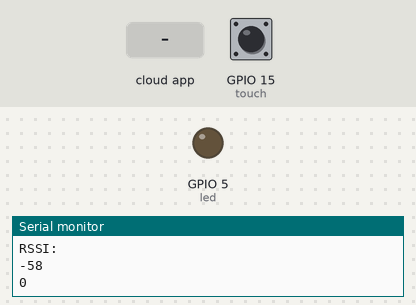
The sketch below on a simulated ESP32. Shown: output pins drawn as LEDs (lit = HIGH), the last lines printed to the serial monitor. Inputs (shaded band) come from the test bench; at power-on: GPIO 15 (touch) HIGH.

Above: at 2.7 s.
2.8 s: the phone or cloud app sets 1 to 1
At 4.7 s:
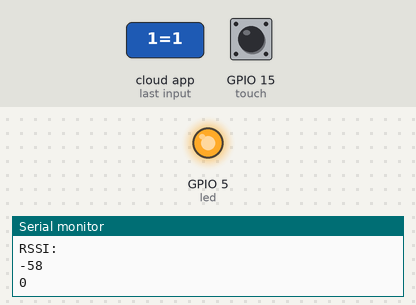
5.0 s: the phone or cloud app sets 1 to 0
At 6.3 s:
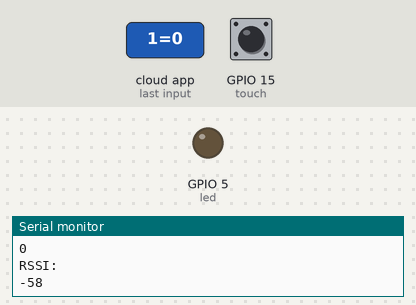
Timing chart, 0 to 8.0 s (numbered marks = the images above; inputs shaded):
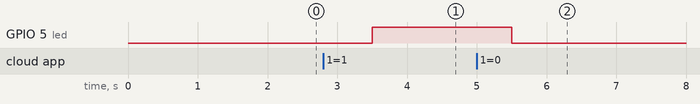

The sketch:

Cayenne_RSSI.ino
```cpp
#define CAYENNE_DEBUG
#define CAYENNE_PRINT Serial
#include <CayenneMQTTESP32.h>
#include <WiFi.h>

// WiFi network info.
char ssid[] = "Enter your Wifi SSID";
char wifiPassword[] = "Enter your Wifi password";

// Cayenne authentication info. This should be obtained from the Cayenne Dashboard.
char username[] = "Enter Cayenne username here";
char password[] = "Enter Cayenne password here";
char clientID[] = "Enter Cayenne client ID here";
unsigned long lastMillis = 0;
int touch = 15;
int led = 5;
int sense;
int state;
String button_state;

void setup() {
  Serial.begin(9600);
  Cayenne.begin(username, password, clientID, ssid, wifiPassword);
  pinMode(led, OUTPUT);
}

void loop() {
  Cayenne.loop();
  long rssi = WiFi.RSSI();
  Serial.println("RSSI:");
  Serial.println(rssi);
  sense = touchRead(touch);

  if(millis() - lastMillis > 1500) {
      lastMillis = millis();
      if(sense < 10)
      {
      state = 1;
      Serial.println(state);
      Cayenne.virtualWrite(0, state, "digital_sensor", "d");
      }
      else
     {
       state = 0;
       Serial.println(0);
       Cayenne.virtualWrite(0, state, "digital_sensor", "d");
     }

     Cayenne.virtualWrite(2, rssi, "rssi", "dbm");
   }
}

// Default function for sending sensor data at intervals to Cayenne.
// You can also use functions for specific channels, e.g CAYENNE_OUT(1) for sending channel 1 data.
CAYENNE_OUT_DEFAULT()
{
  // Write data to Cayenne here. This example just sends the current uptime in milliseconds on virtual channel 0.
  //Cayenne.virtualWrite(0, millis());
  // Some examples of other functions you can use to send data.
  //Cayenne.celsiusWrite(1, 22.0);
  //Cayenne.luxWrite(2, 700);
  //Cayenne.virtualWrite(3, 50, TYPE_PROXIMITY, UNIT_CENTIMETER);
}

// Default function for processing actuator commands from the Cayenne Dashboard.
// You can also use functions for specific channels, e.g CAYENNE_IN(1) for channel 1 commands.
CAYENNE_IN_DEFAULT()
{
  CAYENNE_LOG("Channel %u, value %s", request.channel, getValue.asString());
 //Process message here. If there is an error set an error message using getValue.setError(), e.g getValue.setError("Error message");
}

CAYENNE_IN(1)
{
  CAYENNE_LOG("Channel %u, value %s", request.channel, getValue.asString());
  button_state = getValue.asString();
  if (button_state == "1"){
    digitalWrite(led, HIGH);
  }
  else
  {
    digitalWrite(led, LOW);
    }
 //Process message here. If there is an error set an error message using getValue.setError(), e.g getValue.setError("Error message");
}
```

Measured:
- after the input at 2.8 s, GPIO 5 (led): LOW → HIGH after 0.70 s
- after the input at 5.0 s, GPIO 5 (led): HIGH → LOW after 0.51 s
